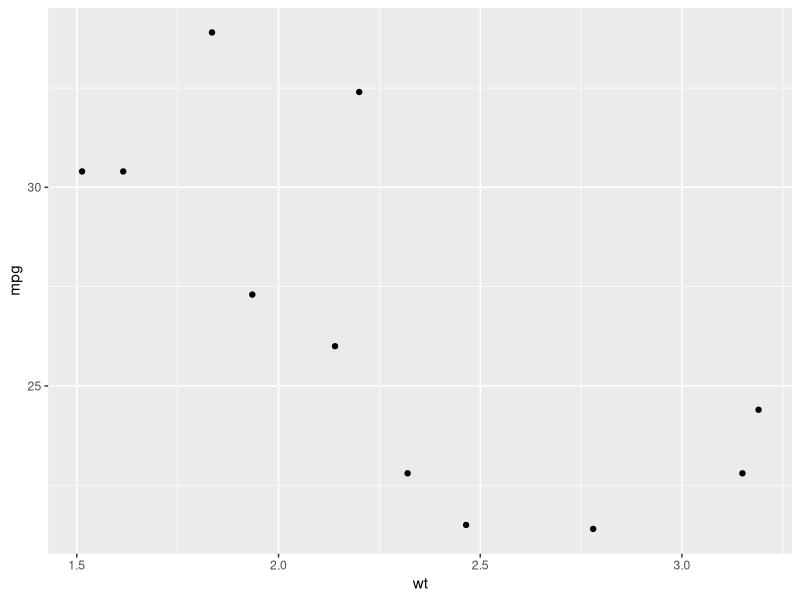
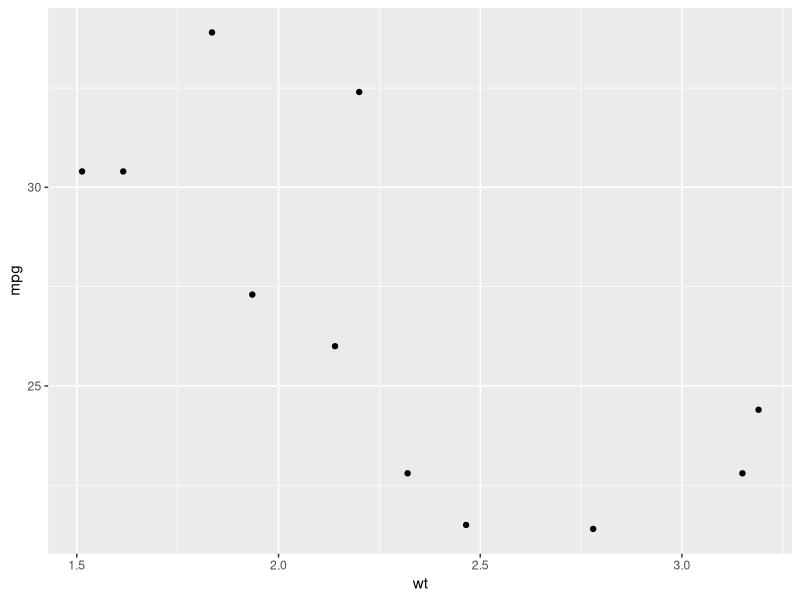

Write the R code that produced these figures, in order.
# Script : visualisation de mtcars (tidyverse)
# Données : voitures à 4 cylindres, mpg en fonction de wt

library(tidyverse)

p <- mtcars |>
  filter(cyl == 4) |>
  ggplot(aes(x = wt, y = mpg)) +
  geom_point()

# Affichage et sauvegarde de la figure
print(p)
ggsave("figure_mtcars.png", plot = p, width = 6, height = 4.5)
